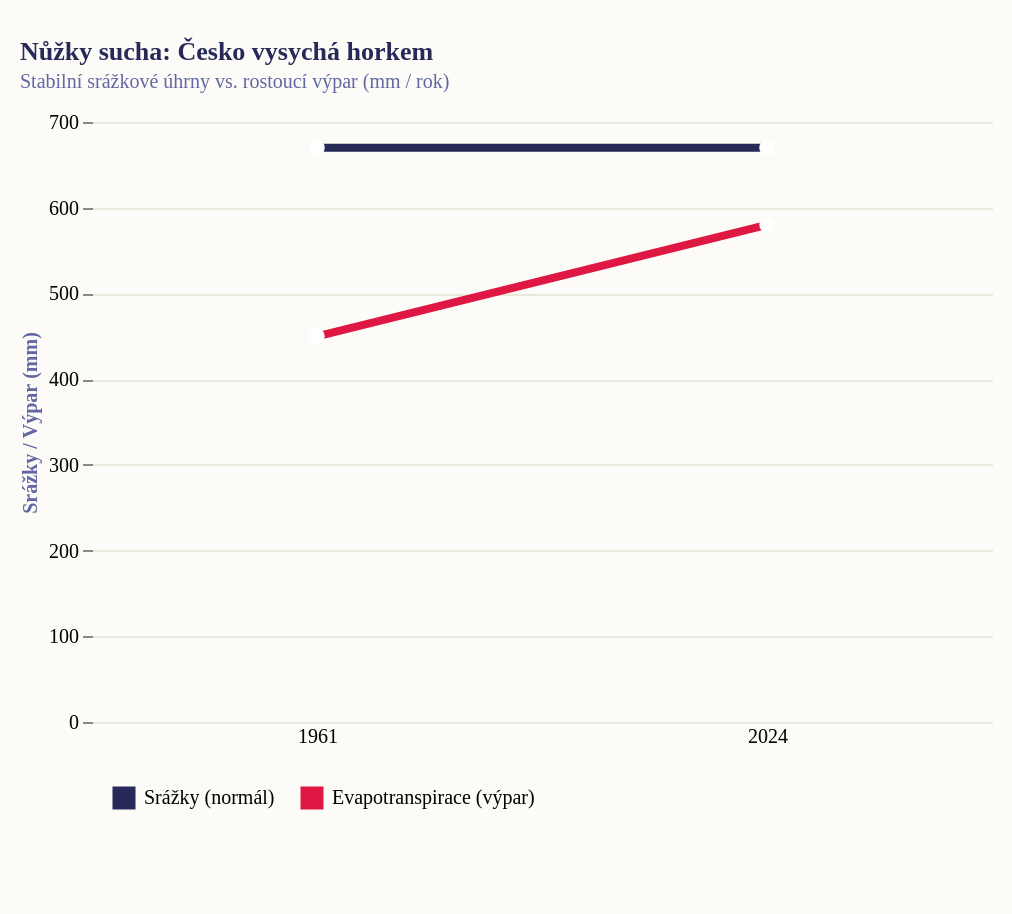

This figure's Vega-Lite source:
### Vega-Lite specification from a JSON file in a GitHub repository (floating-point values rounded to 4 significant figures)
{"_source": "Zdroj: ČHMÚ, Intersucho, Fakta o klimatu (1961–2024)", "$schema": "https://vega.github.io/schema/vega-lite/v5.json", "description": "Nůžky sucha: Stabilní srážky vs. rostoucí výpar (1961-2024)", "width": 450, "height": 300, "padding": {"top": 20, "left": 10, "right": 10, "bottom": 40}, "autosize": {"type": "pad", "resize": true}, "background": "#fdfbf7", "title": {"text": "Nůžky sucha: Česko vysychá horkem", "subtitle": "Stabilní srážkové úhrny vs. rostoucí výpar (mm / rok)", "font": "Roboto Slab", "fontSize": 13, "fontWeight": "bold", "anchor": "start", "color": "#272a59", "subtitleFont": "Work Sans", "subtitleFontSize": 10, "subtitleColor": "#6267a3", "offset": 10}, "data": {"values": [{"year": 1961, "type": "Srážky (normál)", "val": 670}, {"year": 2024, "type": "Srážky (normál)", "val": 670}, {"year": 1961, "type": "Evapotranspirace (výpar)", "val": 450}, {"year": 2024, "type": "Evapotranspirace (výpar)", "val": 580}]}, "layer": [{"mark": {"type": "line", "strokeWidth": 4, "point": {"size": 60, "fill": "white", "strokeWidth": 2}}, "encoding": {"x": {"field": "year", "type": "ordinal", "title": null, "axis": {"labelFont": "Roboto Slab", "labelFontSize": 10, "labelAngle": 0, "ticks": false, "domain": false}}, "y": {"field": "val", "type": "quantitative", "title": "Srážky / Výpar (mm)", "axis": {"titleFont": "Work Sans", "titleFontSize": 10, "labelFont": "Work Sans", "labelFontSize": 10, "gridColor": "#e8e8dc", "domain": false}}, "color": {"field": "type", "type": "nominal", "scale": {"domain": ["Srážky (normál)", "Evapotranspirace (výpar)"], "range": ["#272a59", "#de1743"]}, "legend": {"title": null, "orient": "bottom", "offset": 10, "labelFont": "Roboto Slab", "labelFontSize": 10, "symbolType": "square", "padding": 10}}}}], "config": {"view": {"stroke": "transparent"}, "title": {"font": "Roboto Slab", "fontWeight": "bold", "fontSize": 13, "anchor": "start", "color": "#272a59", "subtitleFont": "Work Sans", "subtitleFontSize": 10, "subtitleColor": "#6267a3"}, "axis": {"labelFont": "Work Sans", "labelFontSize": 10, "titleFont": "Work Sans", "titleFontSize": 10, "titleColor": "#6267a3"}, "legend": {"labelFont": "Roboto Slab", "labelFontSize": 10, "titleFont": "Roboto Slab", "titleFontSize": 10}}}
